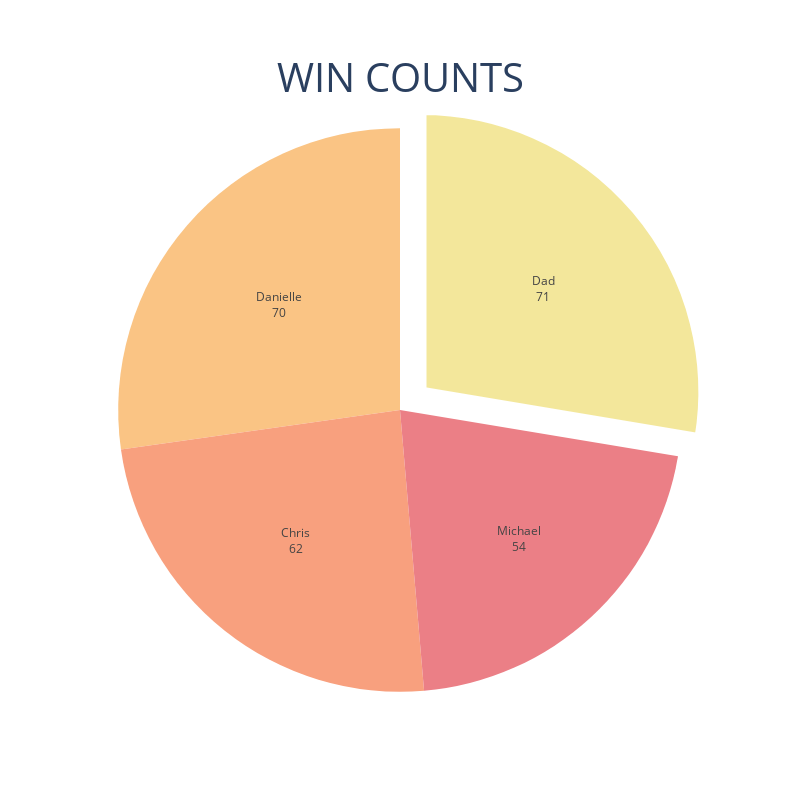

The cell this chart's notebook holds for it:
### Code cell
#putting the above graphing work into one place to copy into the app code
#BY THE WAY it took about 2 hours to figure out how to ONLY border a pulled slice. JUSSSSS SAYIN

#easiest way is to make lits of just the data we need
players = ['Michael', 'Danielle','Chris','Dad']
scores = [len(michaelwindf), len(daniellewindf), len(chriswindf), len(dadwindf)]

#becaue it can be zipped into a dict
piezip = zip(players,scores)

#easily turned into a dataframe
piedf = pd.DataFrame(piezip, columns = ['Player','Score'])

#sorted so that the winner is always on top/is pulled and bordered
piedf.sort_values('Score', ascending = False, inplace = True)



#and then added allllll togehter into one beautiful pie chart
total_pie = px.pie(piedf, names = 'Player', values = 'Score',
                   title = 'WIN COUNTS', color_discrete_sequence=px.colors.sequential.Sunset,
                  height = 800, width = 800)

total_pie.update_traces(textinfo = 'label + value', pull = ([.1,0,0,0]),
                       marker = dict(line = dict(color = 'white', width = [10,0,0,0])))
total_pie.update_layout(
    title={
        'text': "WIN COUNTS",
        'y':.92,
        'x':0.5,
        'xanchor': 'center',
        'yanchor': 'top'
        },
    title_font_size = 40,
    showlegend = False
)
total_pie.show()

### Figure 1 — Plotly figure (JSON) as saved in the notebook; plotly's stock layout.template omitted (floating-point values rounded to 4 significant figures)
{"data": [{"domain": {"x": [0, 1], "y": [0, 1]}, "hovertemplate": "Player=%{label}<br>Score=%{value}<extra></extra>", "labels": ["Dad", "Danielle", "Chris", "Michael"], "legendgroup": "", "marker": {"line": {"color": "white", "width": [10, 0, 0, 0]}}, "name": "", "pull": [0.1, 0, 0, 0], "showlegend": true, "textinfo": "label+value", "type": "pie", "values": [71, 70, 62, 54]}], "layout": {"height": 800, "legend": {"tracegroupgap": 0}, "piecolorway": ["rgb(243, 231, 155)", "rgb(250, 196, 132)", "rgb(248, 160, 126)", "rgb(235, 127, 134)", "rgb(206, 102, 147)", "rgb(160, 89, 160)", "rgb(92, 83, 165)"], "showlegend": false, "title": {"font": {"size": 40}, "text": "WIN COUNTS", "x": 0.5, "xanchor": "center", "y": 0.92, "yanchor": "top"}, "width": 800}}
